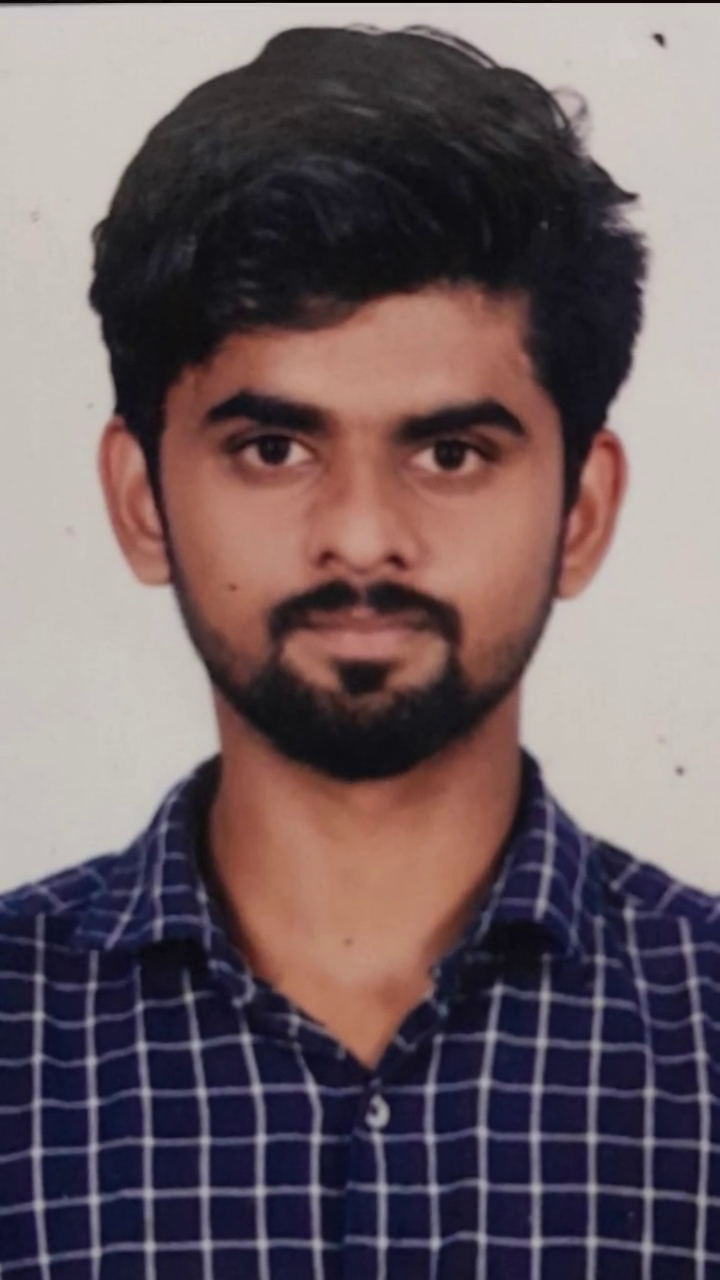
#> input picture frame 105 of public/user_talking_video.mp4, 720 x 1280 px, given in place of aesthetic_viral_reel.mp4, which was not available
$ python check_cut_frames.py
#> lines starting #> are read from the running program, lines starting #| are printed output that depends on the picture
import cv2
import numpy as np

cap = cv2.VideoCapture("public/renders/aesthetic_viral_reel.mp4")

# Check frames around cut: 105 to 118
cap.set(cv2.CAP_PROP_POS_FRAMES, 105)
frames = []
for i in range(105, 120):
    ret, frame = cap.read()
    if not ret: break
    frames.append((i, frame))
#> this loop made 15 passes
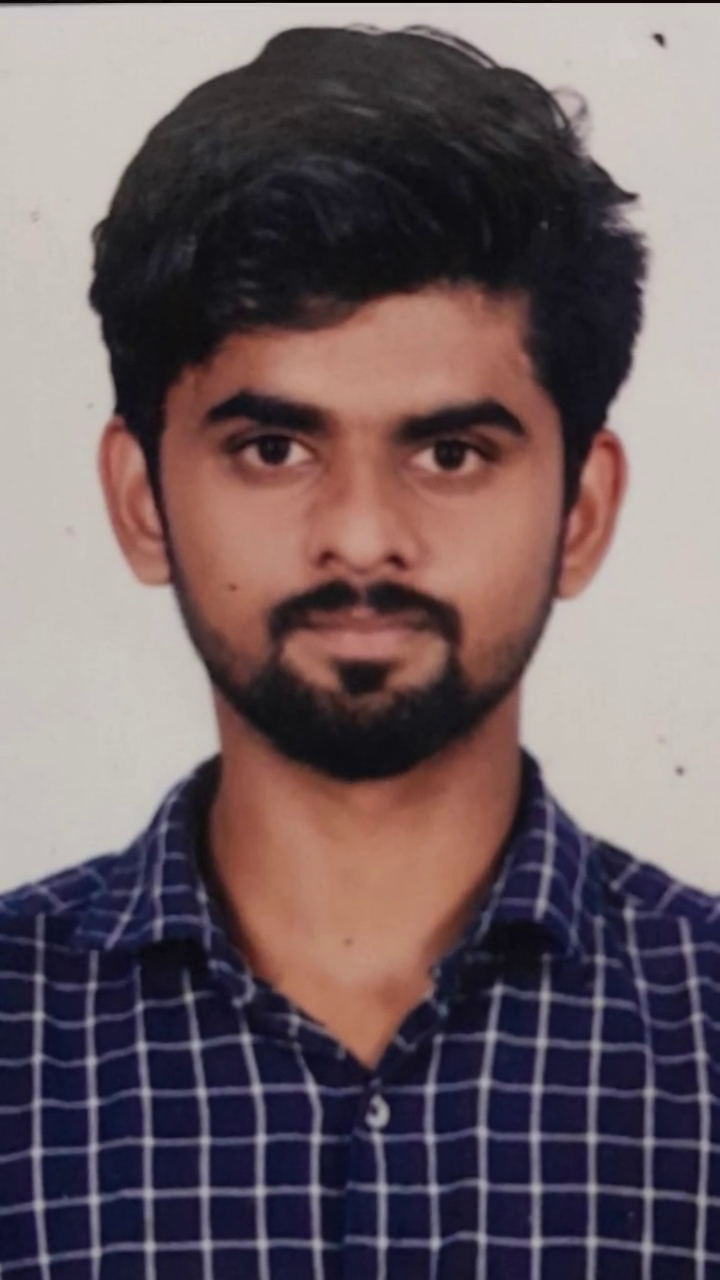
#> input picture frame 105 of public/user_talking_video.mp4, 720 x 1280 px, given in place of aesthetic_viral_reel.mp4, which was not available
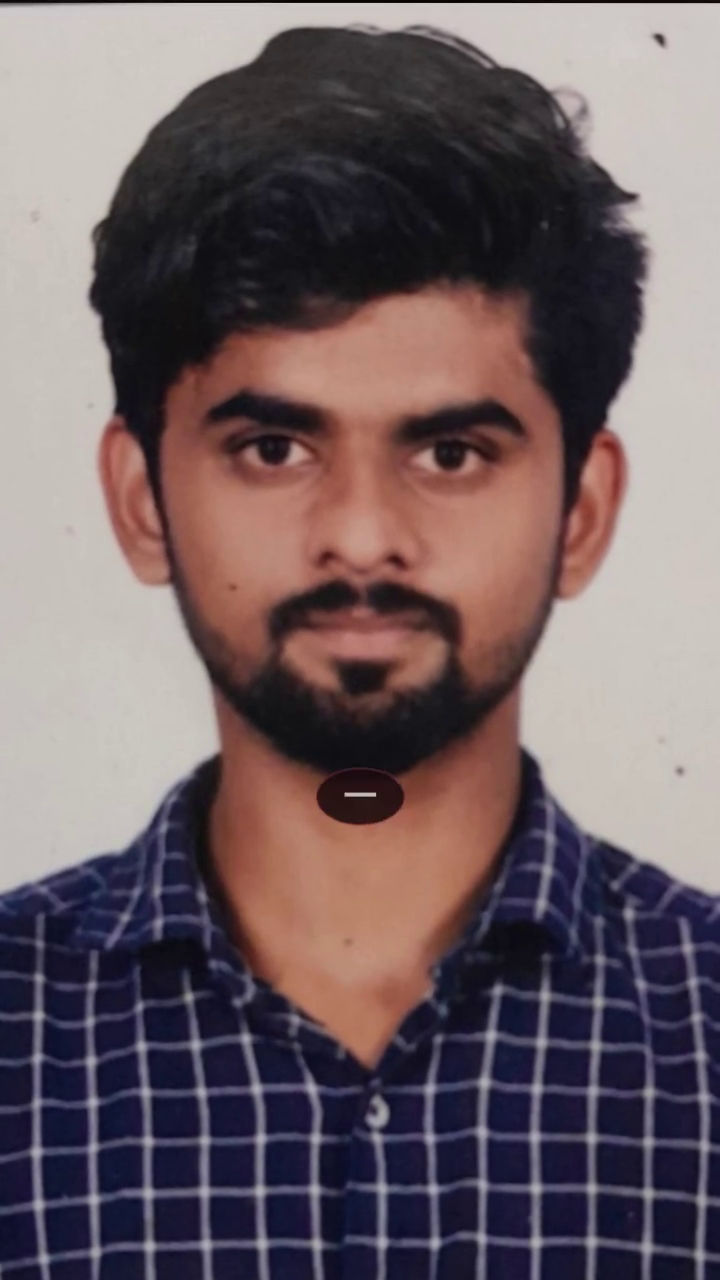
#> input picture frame 106 of public/user_talking_video.mp4, 720 x 1280 px, given in place of aesthetic_viral_reel.mp4, which was not available
#> after the loop, frames = 15 items

cap.release()

# Calculate difference between each consecutive frame
for i in range(len(frames) - 1):
    f_num1, f1 = frames[i]
    f_num2, f2 = frames[i+1]
    diff = np.mean(cv2.absdiff(f1, f2))
    print(f"Frame {f_num1:3d} -> Frame {f_num2:3d}: diff = {diff:6.2f}")
#> this loop made 14 passes
#> diff on passes 1 to 12: 0.756, 0.382, 0.446, 0.713, 0.493, 0.339, 0.53, 0.642, 0.487, 0.637, 0.348, 0.507
#| Frame 105 -> Frame 106: diff =   0.76
#| Frame 106 -> Frame 107: diff =   0.38
#| Frame 107 -> Frame 108: diff =   0.45
#| Frame 108 -> Frame 109: diff =   0.71
#| Frame 109 -> Frame 110: diff =   0.49
#| Frame 110 -> Frame 111: diff =   0.34
#| Frame 111 -> Frame 112: diff =   0.53
#| Frame 112 -> Frame 113: diff =   0.64
#> (further printed lines are left out)
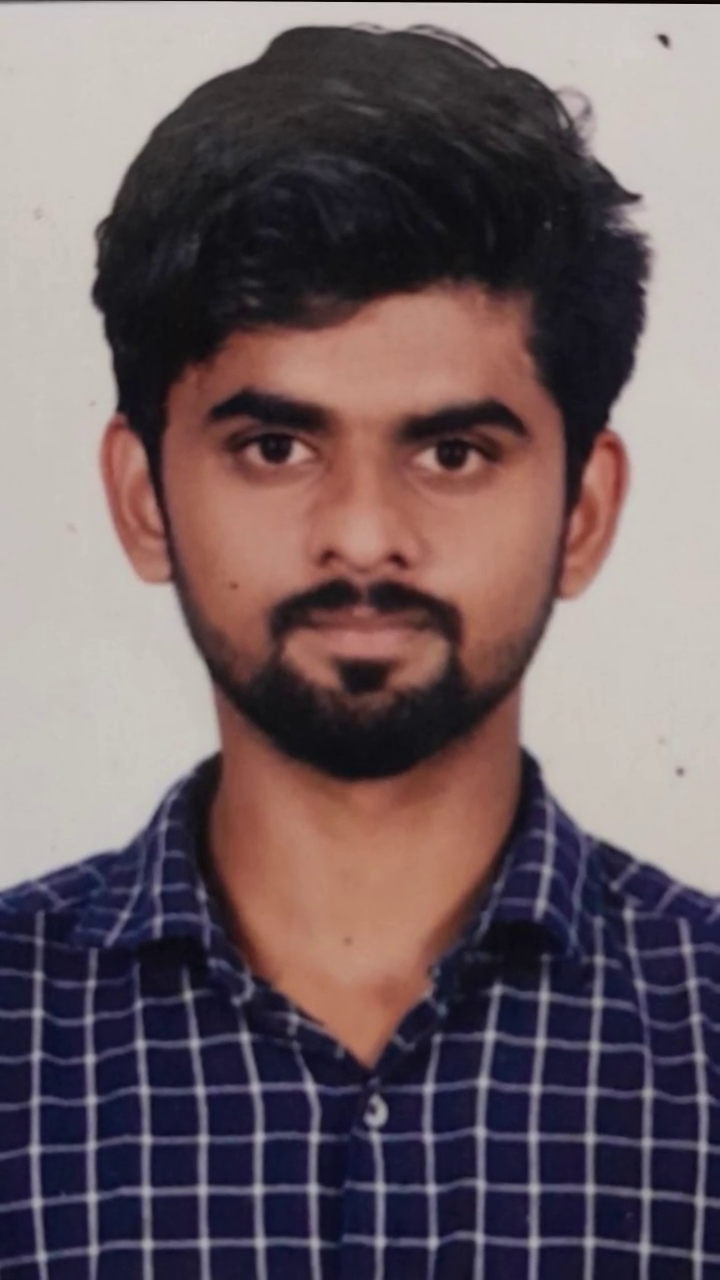
#> f1: shape (1280, 720, 3); mean B, G, R 100, 95.7, 111.5

$ run again, starting later in the video
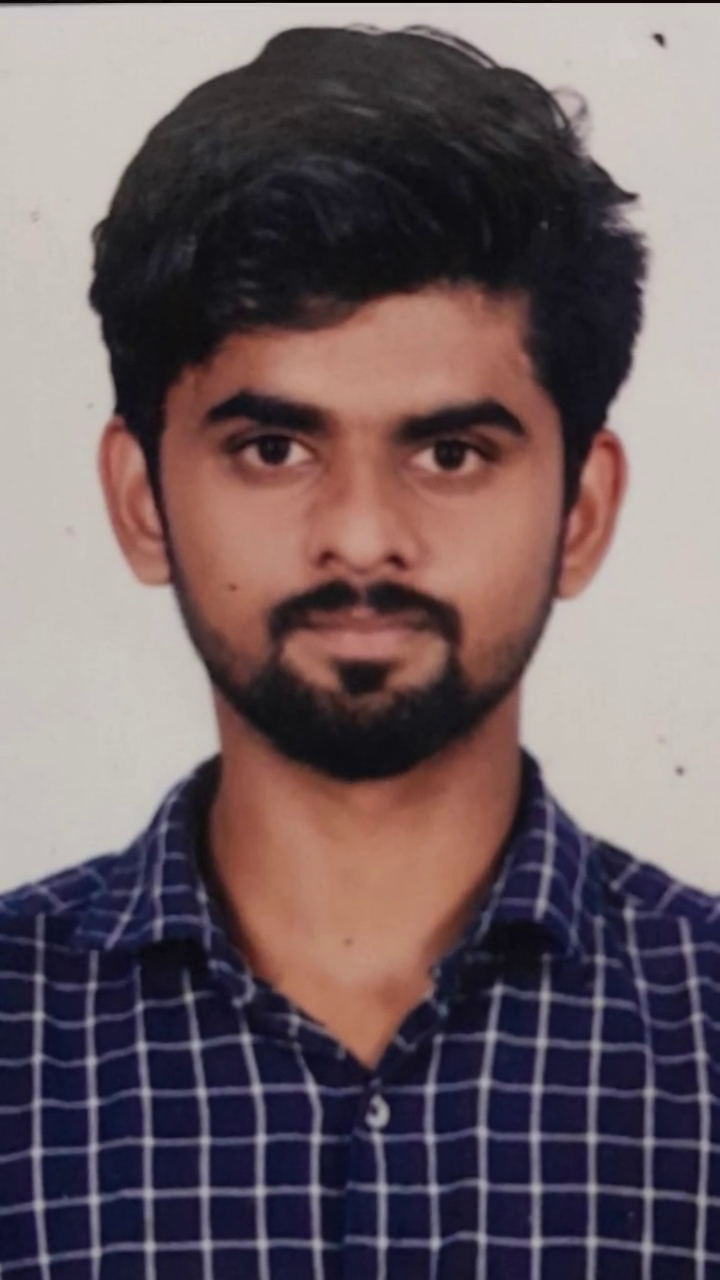
#> input picture frame 105 of public/user_talking_video.mp4, 720 x 1280 px, given in place of aesthetic_viral_reel.mp4, which was not available
#> the loop `for i in range(105, 120):` made 15 passes
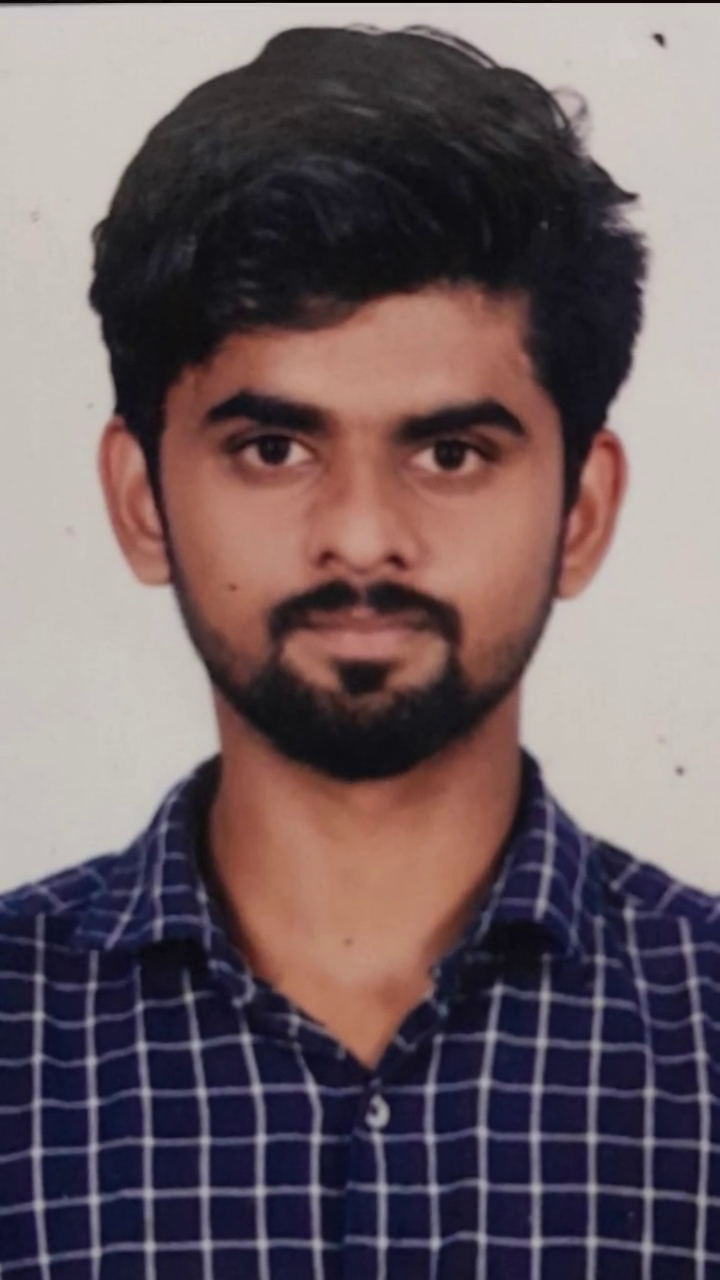
#> input picture frame 105 of public/user_talking_video.mp4, 720 x 1280 px, given in place of aesthetic_viral_reel.mp4, which was not available
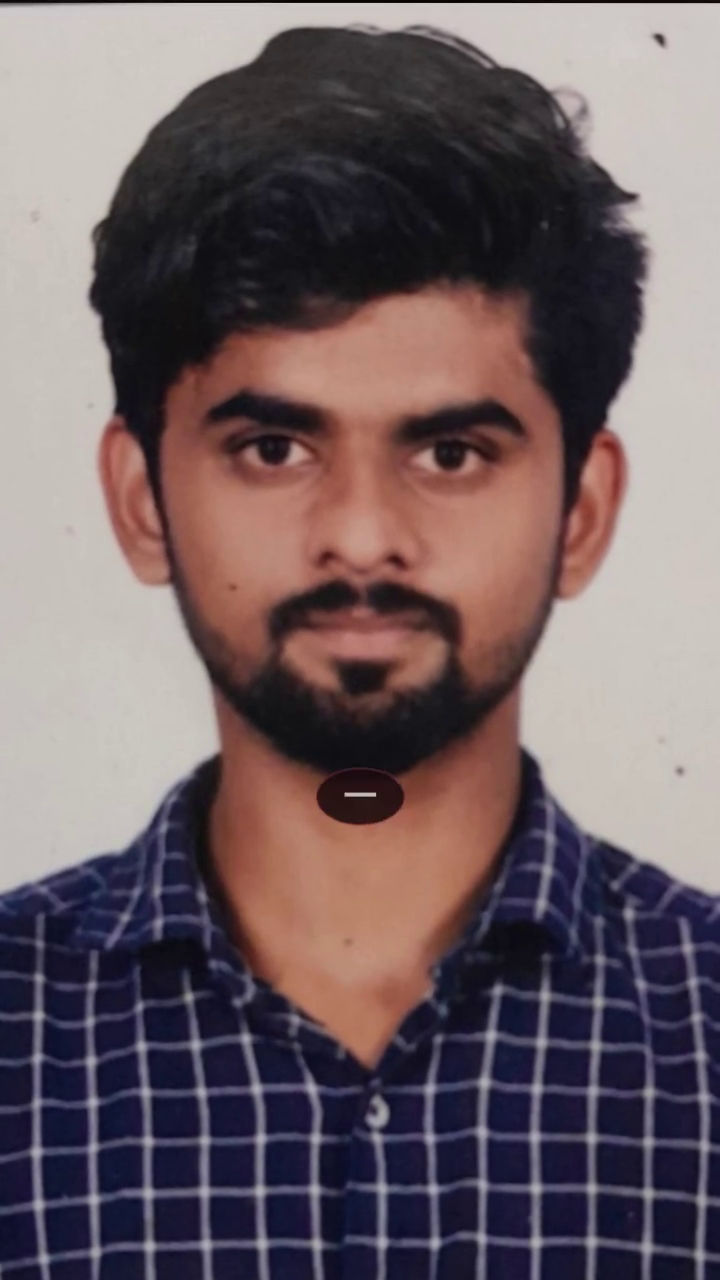
#> input picture frame 106 of public/user_talking_video.mp4, 720 x 1280 px, given in place of aesthetic_viral_reel.mp4, which was not available
#> after the loop `for i in range(105, 120):`: frames = 15 items
#> the loop `for i in range(len(frames) - 1):` made 14 passes
#> diff on passes 1 to 8: 0.756, 0.382, 0.446, 0.713, 0.493, 0.339, 0.53, 0.642
#> (printed output is left out)

$ run again, starting later in the video
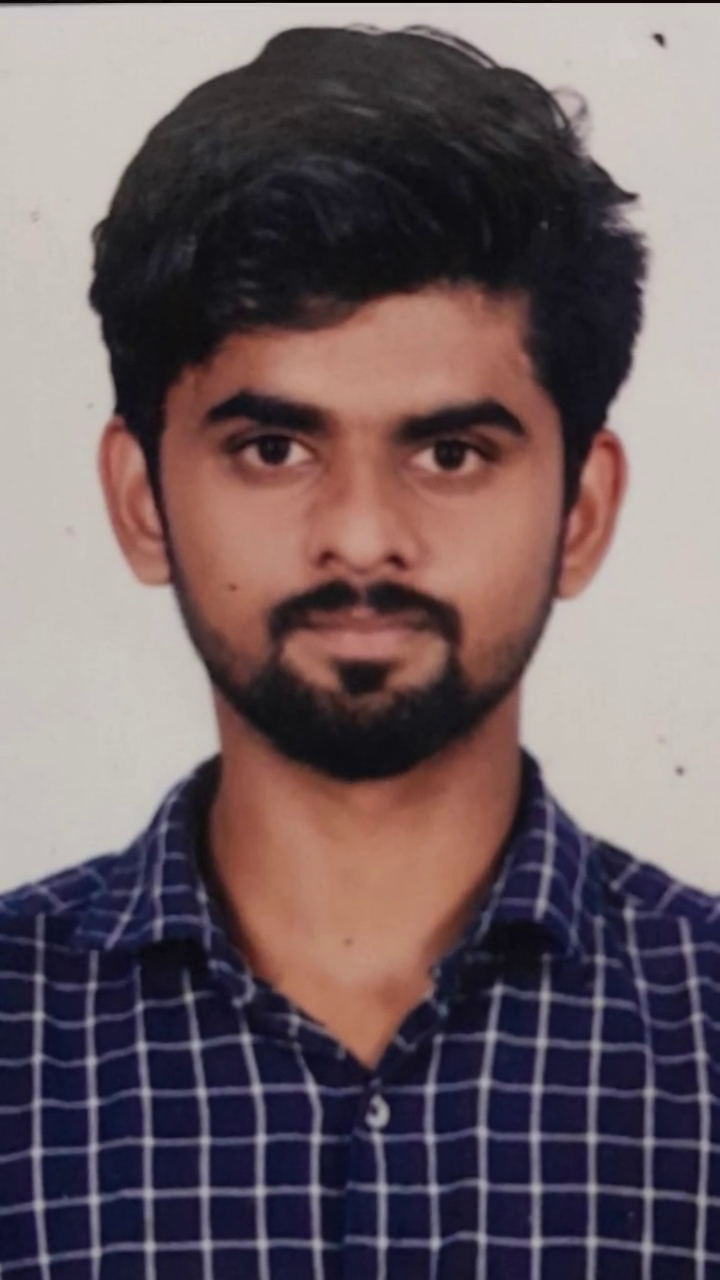
#> input picture frame 105 of public/user_talking_video.mp4, 720 x 1280 px, given in place of aesthetic_viral_reel.mp4, which was not available
#> the loop `for i in range(105, 120):` made 15 passes
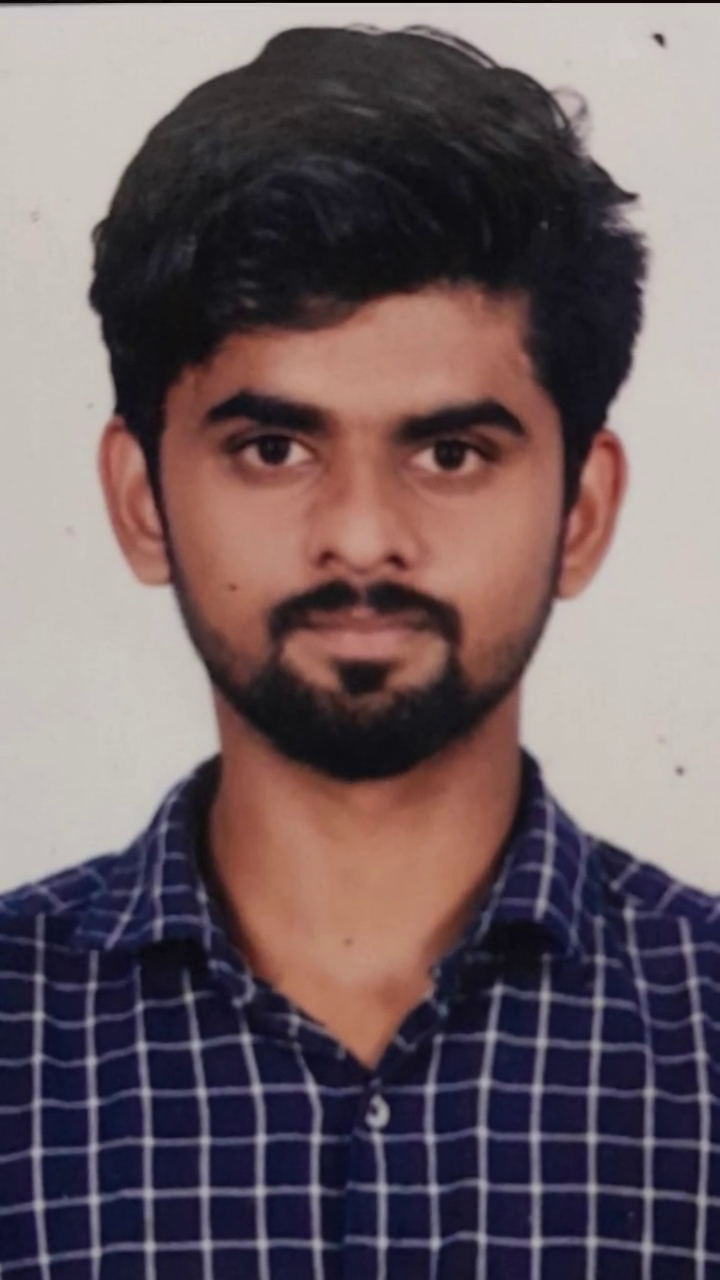
#> input picture frame 105 of public/user_talking_video.mp4, 720 x 1280 px, given in place of aesthetic_viral_reel.mp4, which was not available
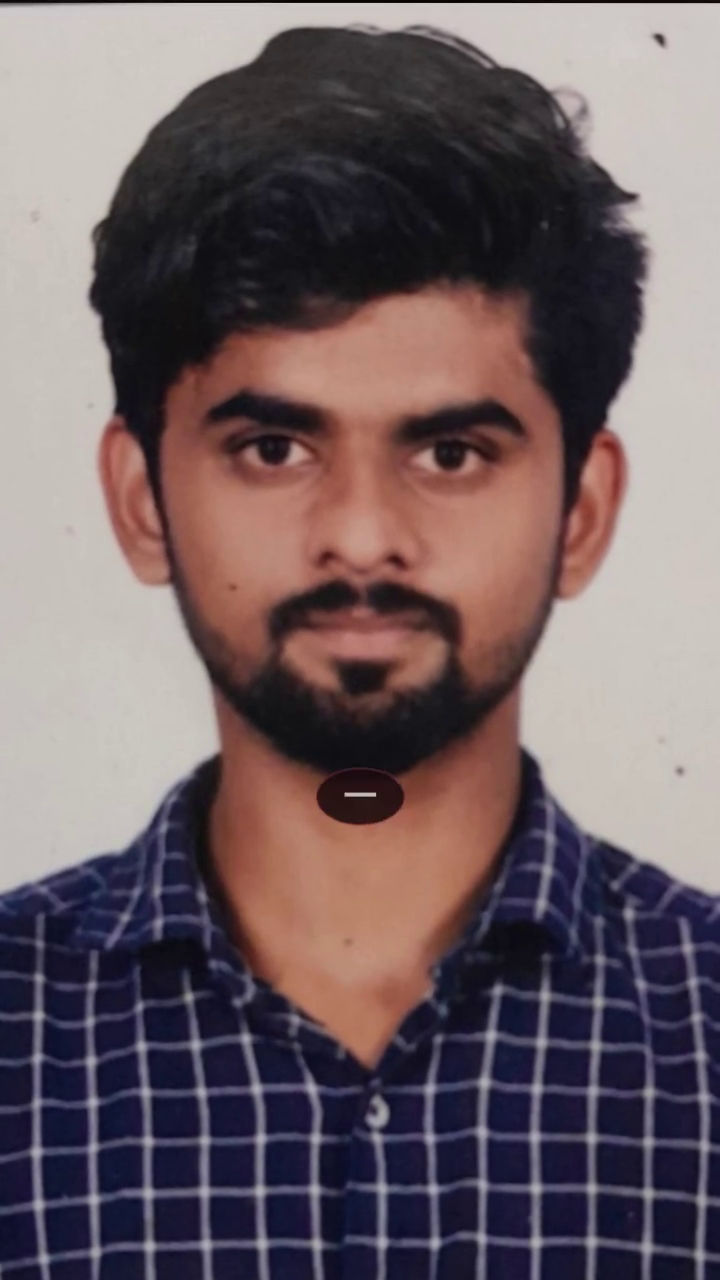
#> input picture frame 106 of public/user_talking_video.mp4, 720 x 1280 px, given in place of aesthetic_viral_reel.mp4, which was not available
#> after the loop `for i in range(105, 120):`: frames = 15 items
#> the loop `for i in range(len(frames) - 1):` made 14 passes
#> diff on passes 1 to 8: 0.756, 0.382, 0.446, 0.713, 0.493, 0.339, 0.53, 0.642
#> (printed output is left out)
